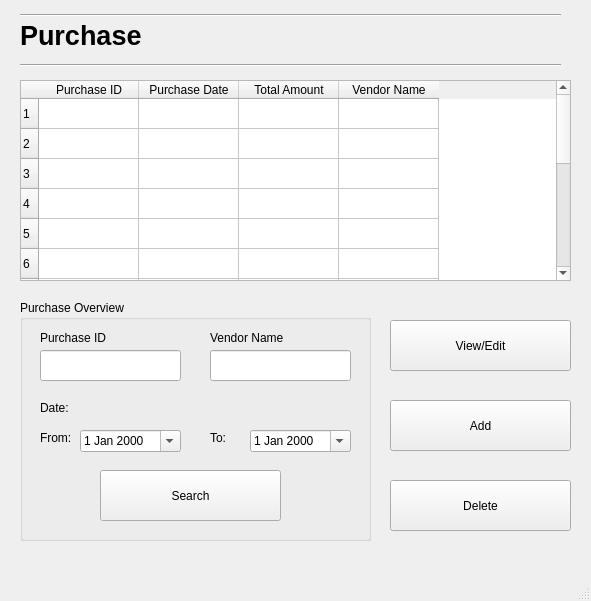
<?xml version="1.0" encoding="UTF-8"?>
<ui version="4.0">
 <class>MainWindow</class>
 <widget class="QMainWindow" name="MainWindow">
  <property name="geometry">
   <rect>
    <x>0</x>
    <y>0</y>
    <width>591</width>
    <height>601</height>
   </rect>
  </property>
  <property name="windowTitle">
   <string>Purchase</string>
  </property>
  <widget class="QWidget" name="centralwidget">
   <widget class="QLabel" name="label">
    <property name="geometry">
     <rect>
      <x>20</x>
      <y>10</y>
      <width>191</width>
      <height>51</height>
     </rect>
    </property>
    <property name="font">
     <font>
      <pointsize>20</pointsize>
      <weight>75</weight>
      <bold>true</bold>
     </font>
    </property>
    <property name="text">
     <string>Purchase</string>
    </property>
   </widget>
   <widget class="Line" name="line">
    <property name="geometry">
     <rect>
      <x>20</x>
      <y>50</y>
      <width>541</width>
      <height>31</height>
     </rect>
    </property>
    <property name="font">
     <font>
      <pointsize>20</pointsize>
      <weight>75</weight>
      <bold>true</bold>
     </font>
    </property>
    <property name="orientation">
     <enum>Qt::Horizontal</enum>
    </property>
   </widget>
   <widget class="QTableWidget" name="purchaseTable">
    <property name="geometry">
     <rect>
      <x>20</x>
      <y>80</y>
      <width>551</width>
      <height>201</height>
     </rect>
    </property>
    <row>
     <property name="text">
      <string>1</string>
     </property>
    </row>
    <row>
     <property name="text">
      <string>2</string>
     </property>
    </row>
    <row>
     <property name="text">
      <string>3</string>
     </property>
    </row>
    <row>
     <property name="text">
      <string>4</string>
     </property>
    </row>
    <row>
     <property name="text">
      <string>5</string>
     </property>
    </row>
    <row>
     <property name="text">
      <string>6</string>
     </property>
    </row>
    <row>
     <property name="text">
      <string>7</string>
     </property>
    </row>
    <row>
     <property name="text">
      <string>8</string>
     </property>
    </row>
    <row>
     <property name="text">
      <string>9</string>
     </property>
    </row>
    <row>
     <property name="text">
      <string>10</string>
     </property>
    </row>
    <row>
     <property name="text">
      <string>11</string>
     </property>
    </row>
    <row>
     <property name="text">
      <string>12</string>
     </property>
    </row>
    <row>
     <property name="text">
      <string>13</string>
     </property>
    </row>
    <row>
     <property name="text">
      <string>14</string>
     </property>
    </row>
    <row>
     <property name="text">
      <string>15</string>
     </property>
    </row>
    <column>
     <property name="text">
      <string>Purchase ID</string>
     </property>
    </column>
    <column>
     <property name="text">
      <string>Purchase Date</string>
     </property>
    </column>
    <column>
     <property name="text">
      <string>Total Amount</string>
     </property>
    </column>
    <column>
     <property name="text">
      <string>Vendor Name</string>
     </property>
    </column>
   </widget>
   <widget class="QGroupBox" name="groupBox">
    <property name="geometry">
     <rect>
      <x>20</x>
      <y>300</y>
      <width>351</width>
      <height>241</height>
     </rect>
    </property>
    <property name="title">
     <string>Purchase Overview</string>
    </property>
    <widget class="QLabel" name="label_2">
     <property name="geometry">
      <rect>
       <x>20</x>
       <y>30</y>
       <width>81</width>
       <height>16</height>
      </rect>
     </property>
     <property name="text">
      <string>Purchase ID</string>
     </property>
    </widget>
    <widget class="QLineEdit" name="searchPurchaseId">
     <property name="geometry">
      <rect>
       <x>20</x>
       <y>50</y>
       <width>141</width>
       <height>31</height>
      </rect>
     </property>
    </widget>
    <widget class="QLabel" name="label_4">
     <property name="geometry">
      <rect>
       <x>20</x>
       <y>100</y>
       <width>55</width>
       <height>16</height>
      </rect>
     </property>
     <property name="text">
      <string>Date:</string>
     </property>
    </widget>
    <widget class="QLineEdit" name="searchVendorName">
     <property name="geometry">
      <rect>
       <x>190</x>
       <y>50</y>
       <width>141</width>
       <height>31</height>
      </rect>
     </property>
    </widget>
    <widget class="QLabel" name="label_5">
     <property name="geometry">
      <rect>
       <x>190</x>
       <y>30</y>
       <width>81</width>
       <height>16</height>
      </rect>
     </property>
     <property name="text">
      <string>Vendor Name</string>
     </property>
    </widget>
    <widget class="QLabel" name="label_6">
     <property name="geometry">
      <rect>
       <x>190</x>
       <y>130</y>
       <width>55</width>
       <height>16</height>
      </rect>
     </property>
     <property name="text">
      <string>To:</string>
     </property>
    </widget>
    <widget class="QDateEdit" name="searchToDate">
     <property name="geometry">
      <rect>
       <x>230</x>
       <y>130</y>
       <width>101</width>
       <height>22</height>
      </rect>
     </property>
     <property name="calendarPopup">
      <bool>true</bool>
     </property>
    </widget>
    <widget class="QLabel" name="label_7">
     <property name="geometry">
      <rect>
       <x>20</x>
       <y>130</y>
       <width>55</width>
       <height>16</height>
      </rect>
     </property>
     <property name="text">
      <string>From:</string>
     </property>
    </widget>
    <widget class="QDateEdit" name="searchFromDate">
     <property name="geometry">
      <rect>
       <x>60</x>
       <y>130</y>
       <width>101</width>
       <height>22</height>
      </rect>
     </property>
     <property name="calendarPopup">
      <bool>true</bool>
     </property>
    </widget>
    <widget class="QPushButton" name="searchPurchaseButton">
     <property name="geometry">
      <rect>
       <x>80</x>
       <y>170</y>
       <width>181</width>
       <height>51</height>
      </rect>
     </property>
     <property name="text">
      <string>Search</string>
     </property>
    </widget>
   </widget>
   <widget class="Line" name="line_2">
    <property name="geometry">
     <rect>
      <x>20</x>
      <y>0</y>
      <width>541</width>
      <height>31</height>
     </rect>
    </property>
    <property name="font">
     <font>
      <pointsize>20</pointsize>
      <weight>75</weight>
      <bold>true</bold>
     </font>
    </property>
    <property name="orientation">
     <enum>Qt::Horizontal</enum>
    </property>
   </widget>
   <widget class="QPushButton" name="addPurchaseButton">
    <property name="geometry">
     <rect>
      <x>390</x>
      <y>400</y>
      <width>181</width>
      <height>51</height>
     </rect>
    </property>
    <property name="text">
     <string>Add</string>
    </property>
   </widget>
   <widget class="QPushButton" name="viewPurchaseButton">
    <property name="geometry">
     <rect>
      <x>390</x>
      <y>320</y>
      <width>181</width>
      <height>51</height>
     </rect>
    </property>
    <property name="text">
     <string>View/Edit</string>
    </property>
   </widget>
   <widget class="QPushButton" name="deletePurchaseButton">
    <property name="geometry">
     <rect>
      <x>390</x>
      <y>480</y>
      <width>181</width>
      <height>51</height>
     </rect>
    </property>
    <property name="text">
     <string>Delete</string>
    </property>
   </widget>
  </widget>
  <widget class="QMenuBar" name="menubar">
   <property name="geometry">
    <rect>
     <x>0</x>
     <y>0</y>
     <width>591</width>
     <height>26</height>
    </rect>
   </property>
  </widget>
  <widget class="QStatusBar" name="statusbar"/>
 </widget>
 <resources/>
 <connections/>
</ui>
